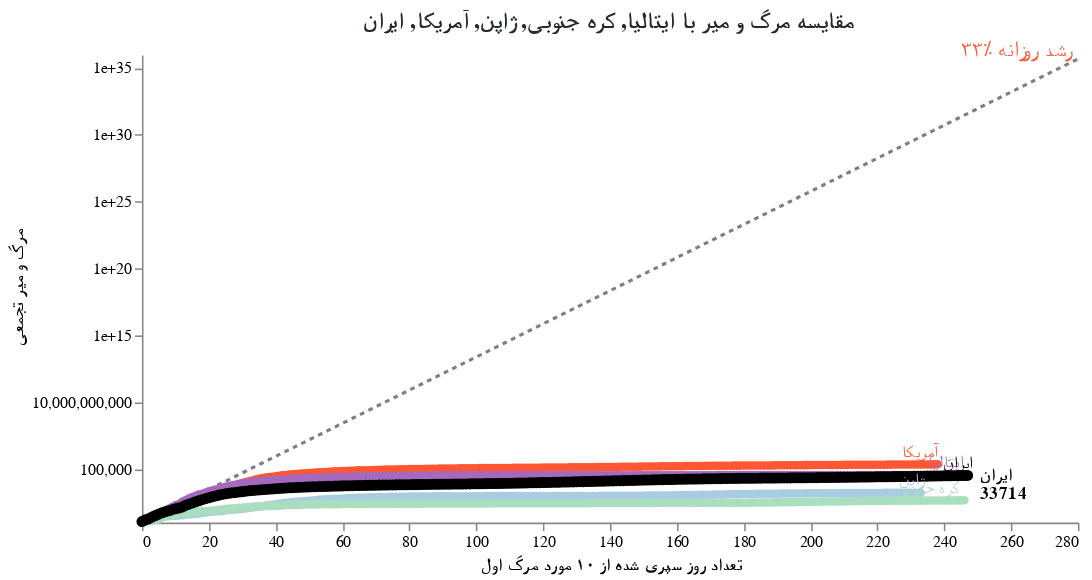

Notebook source saved alongside this figure:
### Markdown cell above
کشور مورد نظر خود را انتخاب کنید:

### Code cell
#hide_input
base = alt.Chart(dff2, width=600).encode(
    x=alt.X(f'{COL_X}:Q',axis=alt.Axis(titleFont='Tahoma',title='تعداد روز سپری شده از ۱۰ مورد مرگ اول')),
    y=alt.Y('Confirmed Cases:Q', scale=alt.Scale(type='log'), axis=alt.Axis(titleFont='Tahoma', title='مرگ و میر تجمعی')),
    color=alt.Color('Country:N', scale=alt.Scale(domain=color_domain, range=color_range), legend=None),
    tooltip=['Country', 'Date', 'Confirmed Cases', COL_X]
)

country_selection = alt.selection_single(
    name='Select', fields=['Country'], 
    bind=alt.binding_select(options=list(sorted(set(countries) - set(baseline_countries)))),
    init={'Country': 'ایران'})

date_filter = alt.datum['Date'] >= int(max_date.timestamp() * 1000)
base2 = base.transform_filter(alt.FieldOneOfPredicate('Country', baseline_countries))
base3 = base.transform_filter(country_selection)
base4 = base3.transform_filter(date_filter)

max_day = dff2[COL_X].max()
ref = pd.DataFrame([[x, SINCE_CASES_NUM*1.33**x] for x in range(max_day+1)], columns=[COL_X, 'Confirmed Cases'])
base_ref = alt.Chart(ref).encode(x=f'{COL_X}:Q', y='Confirmed Cases:Q')
base_ref_f = base_ref.transform_filter(alt.datum[COL_X] >= max_day)

chart5 = (
 base_ref.mark_line(color='black', opacity=.5, strokeDash=[3,3]) + 
 base_ref_f.mark_text(dy=-6, align='right', fontSize=14, color='#FF5733', text='۳۳٪ رشد روزانه') + 
 base2.mark_line(point=True, tooltip=True) +
 base3.mark_line(point={'size':50}, tooltip=True) +
 base2.transform_filter(date_filter).mark_text(dy=-8, align='right').encode(text='Country:N') +
 base4.mark_text(dx=8, align='left', fontWeight='bold').encode(text='Country:N') +
 base4.mark_text(dx=8, dy=12, align='left', fontWeight='bold').encode(text='Confirmed Cases:Q')
).add_selection(country_selection).properties(
    title=f"مقایسه مرگ و میر با {', '.join(baseline_countries)}"
).configure_title(fontSize=15, font='Tahoma', color='#24292e').configure_axis(
    grid=False
    ).configure_view(
    strokeOpacity=0
    )
chart5

### Figure 1 — Vega-Lite specification as saved in the notebook (floating-point values rounded to 4 significant figures; data arrays with more than 128 entries replaced by an {"elided": "..."} marker saying what was removed)
{"config": {"view": {"continuousWidth": 400, "continuousHeight": 300, "strokeOpacity": 0}, "axis": {"grid": false}, "title": {"color": "#24292e", "font": "Tahoma", "fontSize": 15}}, "layer": [{"mark": {"type": "line", "color": "black", "opacity": 0.5, "strokeDash": [3, 3]}, "encoding": {"x": {"type": "quantitative", "field": "Days since 10th death"}, "y": {"type": "quantitative", "field": "Confirmed Cases"}}, "selection": {"Select": {"type": "single", "fields": ["Country"], "bind": {"input": "select", "options": ["آلمان", "استرالیا", "اسپانیا", "انگلیس", "فرانسه", "هند", "چین", "کانادا"]}, "init": {"Country": "ایران"}}}}, {"mark": {"type": "text", "align": "right", "color": "#FF5733", "dy": -6, "fontSize": 14, "text": "۳۳٪ رشد روزانه"}, "encoding": {"x": {"type": "quantitative", "field": "Days since 10th death"}, "y": {"type": "quantitative", "field": "Confirmed Cases"}}, "transform": [{"filter": "(datum['Days since 10th death'] >= 280)"}]}, {"data": {"name": "data-894dcafade28becdf33d295a94548c2d"}, "mark": {"type": "line", "point": true, "tooltip": true}, "encoding": {"color": {"type": "nominal", "field": "Country", "legend": null, "scale": {"domain": ["آلمان", "آمریکا", "استرالیا", "اسپانیا", "انگلیس", "ایتالیا", "ایران", "فرانسه", "هند", "چین", "ژاپن", "کانادا", "کره جنوبی", "لامباردی"], "range": ["#E59866", "#FF5733", "#ABEBC6", "#D5F5E3", "#D7BDE2", "#A569BD", "black", "#EB984E", "#C1B7AD", "#A1BA59", "#A9CCE3", "#F9E79F", "#A9DFBF", "#C1B7AD"]}}, "tooltip": [{"type": "nominal", "field": "Country"}, {"type": "temporal", "field": "Date"}, {"type": "quantitative", "field": "Confirmed Cases"}, {"type": "quantitative", "field": "Days since 10th death"}], "x": {"type": "quantitative", "axis": {"title": "تعداد روز سپری شده از ۱۰ مورد مرگ اول", "titleFont": "Tahoma"}, "field": "Days since 10th death"}, "y": {"type": "quantitative", "axis": {"title": "مرگ و میر تجمعی", "titleFont": "Tahoma"}, "field": "Confirmed Cases", "scale": {"type": "log"}}}, "transform": [{"filter": {"field": "Country", "oneOf": ["ایتالیا", "کره جنوبی", "ژاپن", "آمریکا", "ایران"]}}], "width": 600}, {"data": {"name": "data-894dcafade28becdf33d295a94548c2d"}, "mark": {"type": "line", "point": {"size": 50}, "tooltip": true}, "encoding": {"color": {"type": "nominal", "field": "Country", "legend": null, "scale": {"domain": ["آلمان", "آمریکا", "استرالیا", "اسپانیا", "انگلیس", "ایتالیا", "ایران", "فرانسه", "هند", "چین", "ژاپن", "کانادا", "کره جنوبی", "لامباردی"], "range": ["#E59866", "#FF5733", "#ABEBC6", "#D5F5E3", "#D7BDE2", "#A569BD", "black", "#EB984E", "#C1B7AD", "#A1BA59", "#A9CCE3", "#F9E79F", "#A9DFBF", "#C1B7AD"]}}, "tooltip": [{"type": "nominal", "field": "Country"}, {"type": "temporal", "field": "Date"}, {"type": "quantitative", "field": "Confirmed Cases"}, {"type": "quantitative", "field": "Days since 10th death"}], "x": {"type": "quantitative", "axis": {"title": "تعداد روز سپری شده از ۱۰ مورد مرگ اول", "titleFont": "Tahoma"}, "field": "Days since 10th death"}, "y": {"type": "quantitative", "axis": {"title": "مرگ و میر تجمعی", "titleFont": "Tahoma"}, "field": "Confirmed Cases", "scale": {"type": "log"}}}, "transform": [{"filter": {"selection": "Select"}}], "width": 600}, {"data": {"name": "data-894dcafade28becdf33d295a94548c2d"}, "mark": {"type": "text", "align": "right", "dy": -8}, "encoding": {"color": {"type": "nominal", "field": "Country", "legend": null, "scale": {"domain": ["آلمان", "آمریکا", "استرالیا", "اسپانیا", "انگلیس", "ایتالیا", "ایران", "فرانسه", "هند", "چین", "ژاپن", "کانادا", "کره جنوبی", "لامباردی"], "range": ["#E59866", "#FF5733", "#ABEBC6", "#D5F5E3", "#D7BDE2", "#A569BD", "black", "#EB984E", "#C1B7AD", "#A1BA59", "#A9CCE3", "#F9E79F", "#A9DFBF", "#C1B7AD"]}}, "text": {"type": "nominal", "field": "Country"}, "tooltip": [{"type": "nominal", "field": "Country"}, {"type": "temporal", "field": "Date"}, {"type": "quantitative", "field": "Confirmed Cases"}, {"type": "quantitative", "field": "Days since 10th death"}], "x": {"type": "quantitative", "axis": {"title": "تعداد روز سپری شده از ۱۰ مورد مرگ اول", "titleFont": "Tahoma"}, "field": "Days since 10th death"}, "y": {"type": "quantitative", "axis": {"title": "مرگ و میر تجمعی", "titleFont": "Tahoma"}, "field": "Confirmed Cases", "scale": {"type": "log"}}}, "transform": [{"filter": {"field": "Country", "oneOf": ["ایتالیا", "کره جنوبی", "ژاپن", "آمریکا", "ایران"]}}, {"filter": "(datum['Date'] >= 1603843200000)"}], "width": 600}, {"data": {"name": "data-894dcafade28becdf33d295a94548c2d"}, "mark": {"type": "text", "align": "left", "dx": 8, "fontWeight": "bold"}, "encoding": {"color": {"type": "nominal", "field": "Country", "legend": null, "scale": {"domain": ["آلمان", "آمریکا", "استرالیا", "اسپانیا", "انگلیس", "ایتالیا", "ایران", "فرانسه", "هند", "چین", "ژاپن", "کانادا", "کره جنوبی", "لامباردی"], "range": ["#E59866", "#FF5733", "#ABEBC6", "#D5F5E3", "#D7BDE2", "#A569BD", "black", "#EB984E", "#C1B7AD", "#A1BA59", "#A9CCE3", "#F9E79F", "#A9DFBF", "#C1B7AD"]}}, "text": {"type": "nominal", "field": "Country"}, "tooltip": [{"type": "nominal", "field": "Country"}, {"type": "temporal", "field": "Date"}, {"type": "quantitative", "field": "Confirmed Cases"}, {"type": "quantitative", "field": "Days since 10th death"}], "x": {"type": "quantitative", "axis": {"title": "تعداد روز سپری شده از ۱۰ مورد مرگ اول", "titleFont": "Tahoma"}, "field": "Days since 10th death"}, "y": {"type": "quantitative", "axis": {"title": "مرگ و میر تجمعی", "titleFont": "Tahoma"}, "field": "Confirmed Cases", "scale": {"type": "log"}}}, "transform": [{"filter": {"selection": "Select"}}, {"filter": "(datum['Date'] >= 1603843200000)"}], "width": 600}, {"data": {"name": "data-894dcafade28becdf33d295a94548c2d"}, "mark": {"type": "text", "align": "left", "dx": 8, "dy": 12, "fontWeight": "bold"}, "encoding": {"color": {"type": "nominal", "field": "Country", "legend": null, "scale": {"domain": ["آلمان", "آمریکا", "استرالیا", "اسپانیا", "انگلیس", "ایتالیا", "ایران", "فرانسه", "هند", "چین", "ژاپن", "کانادا", "کره جنوبی", "لامباردی"], "range": ["#E59866", "#FF5733", "#ABEBC6", "#D5F5E3", "#D7BDE2", "#A569BD", "black", "#EB984E", "#C1B7AD", "#A1BA59", "#A9CCE3", "#F9E79F", "#A9DFBF", "#C1B7AD"]}}, "text": {"type": "quantitative", "field": "Confirmed Cases"}, "tooltip": [{"type": "nominal", "field": "Country"}, {"type": "temporal", "field": "Date"}, {"type": "quantitative", "field": "Confirmed Cases"}, {"type": "quantitative", "field": "Days since 10th death"}], "x": {"type": "quantitative", "axis": {"title": "تعداد روز سپری شده از ۱۰ مورد مرگ اول", "titleFont": "Tahoma"}, "field": "Days since 10th death"}, "y": {"type": "quantitative", "axis": {"title": "مرگ و میر تجمعی", "titleFont": "Tahoma"}, "field": "Confirmed Cases", "scale": {"type": "log"}}}, "transform": [{"filter": {"selection": "Select"}}, {"filter": "(datum['Date'] >= 1603843200000)"}], "width": 600}], "data": {"name": "data-f8e8561c061d9e4b2d03f4e2c02ad080"}, "title": "مقایسه مرگ و میر با ایتالیا, کره جنوبی, ژاپن, آمریکا, ایران", "$schema": "https://vega.github.io/schema/vega-lite/v4.8.1.json", "datasets": {"data-f8e8561c061d9e4b2d03f4e2c02ad080": {"elided": "281 records"}, "data-894dcafade28becdf33d295a94548c2d": {"elided": "3331 records"}}}
